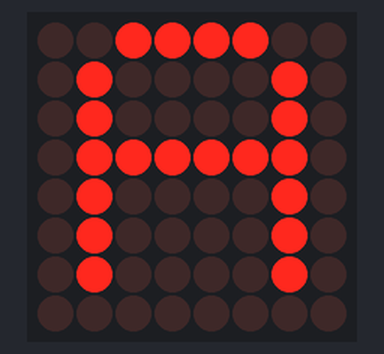
This sketch was run on a simulated Arduino Uno, built with avr-gcc and run on an emulated ATmega328P. On the bench: 8×8 LED matrix. Wiring (inferred from the names in the program): MAX7219 LED driver (orientation assumed): data pin 13; clock pin 12; CS pin 11.

Above: at 0.1 s.
At 4.1 s:
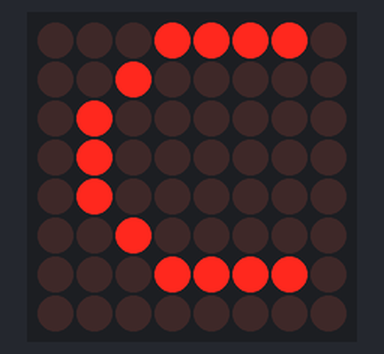
At 20.7 s:
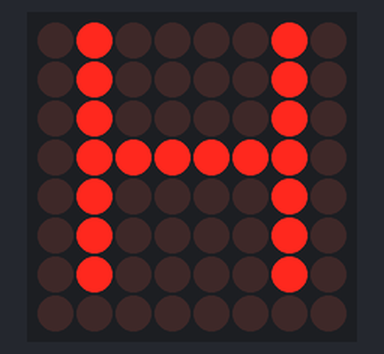
At 22.2 s:
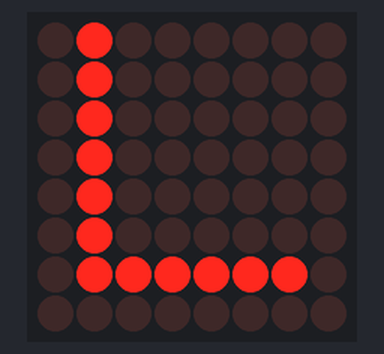
At 23.7 s:
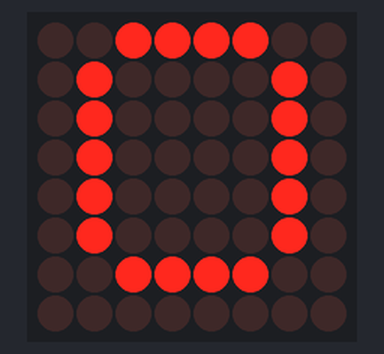
At 37.1 s:
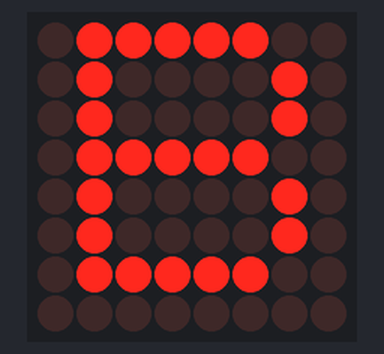

The sketch:

Example.ino
```cpp
#include "LEDMatrix8x8.h"

const int MATRIX_DIN_PIN = 13;
const int MATRIX_CLK_PIN = 12;
const int MATRIX_CS_PIN = 11;

LEDMatrix8x8::Brightness BRIGHTNESS = LEDMatrix8x8::B_MINIMAL;

LEDMatrix8x8 matrix(MATRIX_DIN_PIN, MATRIX_CLK_PIN, MATRIX_CS_PIN, BRIGHTNESS);

void setup() {
    matrix.begin();
}

void loop() {
    // Displaying individual characters, horizontally.
    matrix.displayCharacter('A', 2000, matrix.HORIZONTAL);
    matrix.displayCharacter('B', 2000, matrix.HORIZONTAL);
    matrix.displayCharacter('C', 2000, matrix.HORIZONTAL);


    // Displaying animation (RHOMBUS, horizontal orientation)
    matrix.displayAnimation(3000, matrix.RHOMBUS, matrix.HORIZONTAL);

    // Displaying animation (LOADING_BAR, vertical orientation)
    matrix.displayAnimation(3000, matrix.LOADING_BAR, matrix.VERTICAL);

    // Displaying animation (UP_ARROW, vertical orientation)
    matrix.displayAnimation(3000, matrix.UP_ARROW, matrix.VERTICAL);

    // Displaying animation (LEFT_ARROW, horizontal orientation)
    matrix.displayAnimation(3000, matrix.LEFT_ARROW, matrix.HORIZONTAL);


    // Displaying text for some amount of time, horizontally.
    matrix.displayText("HELLO ", 500, matrix.HORIZONTAL);

    // Scrolling text with 100ms interval between frames, vertically.
    matrix.scrollText("WORLD ", 100, matrix.VERTICAL);

    // Scrolling text with 100ms interval between frames, horizontally.
    matrix.scrollText("ARDUINO ", 100, matrix.HORIZONTAL);
}
```

LEDMatrix8x8.cpp
```cpp
// Author: Kostas Ragauskas, 4th course, group 2
// Description - a library, which spimplifies the process of working with MAX7219 8x8 matrix.

#include "LEDMatrix8x8.h"

#include <String.h>
#include <stdint.h>

using byte = unsigned char;


const byte LEDMatrix8x8::CHARACTERS[37][8] = {
    {
    B00111100,
    B01000010,
    B01000010,
    B01000010,
    B01000010,
    B01000010,
    B00111100,
    B00000000
    }, // '0'

    {
    B00001000,
    B00011000,
    B00101000,
    B01001000,
    B00001000,
    B00001000,
    B01111110,
    B00000000
    }, // 1

    {
    B01111100,
    B00000010,
    B00000010,
    B00111100,
    B01000000,
    B01000000,
    B00111110,
    B00000000
    }, // 2

    {
    B01111100,
    B00000010,
    B00000010,
    B01111110,
    B00000010,
    B00000010,
    B01111100,
    B00000000
    }, // 3

    {
    B00001000,
    B00011000,
    B00101000,
    B01001000,
    B01111110,
    B00001000,
    B00001000,
    B00000000
    }, //4

    {
    B01111110,
    B01000000,
    B01000000,
    B01111100,
    B00000010,
    B00000010,
    B01111100,
    B00000000
    }, //5

    {
    B00011100,
    B00100000,
    B01000000,
    B01111100,
    B01000010,
    B01000010,
    B00111100,
    B00000000
    }, //6

    {
    B01111110,
    B00000010,
    B00000100,
    B00001000,
    B00010000,
    B00100000,
    B01000000,
    B00000000
    }, //7

    {
    B00111100,
    B01000010,
    B01000010,
    B00111100,
    B01000010,
    B01000010,
    B00111100,
    B00000000
    }, //8

    {
    B00111100,
    B01000010,
    B01000010,
    B00111110,
    B00000010,
    B00000010,
    B00111100,
    B00000000
    }, //9

    {
    B00111100,
    B01000010,
    B01000010,
    B01111110,
    B01000010,
    B01000010,
    B01000010,
    B00000000
    }, //A

    {
    B01111100,
    B01000010,
    B01000010,
    B01111100,
    B01000010,
    B01000010,
    B01111100,
    B00000000
    }, //B

    {
    B00011110,
    B00100000,
    B01000000,
    B01000000,
    B01000000,
    B00100000,
    B00011110,
    B00000000
    }, //C

    {
    B01111000,
    B01000100,
    B01000010,
    B01000010,
    B01000010,
    B01000100,
    B01111000,
    B00000000
    }, //D

    {
    B01111110,
    B01000000,
    B01000000,
    B01111110,
    B01000000,
    B01000000,
    B01111110,
    B00000000
    }, // E

    {
    B01111110,
    B01000000,
    B01000000,
    B01111110,
    B01000000,
    B01000000,
    B01000000,
    B00000000
    }, // F

    {
    B00111100,
    B01000010,
    B01000000,
    B01001110,
    B01000010,
    B01000010,
    B00111100,
    B00000000
    }, // G

    {
    B01000010,
    B01000010,
    B01000010,
    B01111110,
    B01000010,
    B01000010,
    B01000010,
    B00000000
    }, // H

    {
    B01111110,
    B00011000,
    B00011000,
    B00011000,
    B00011000,
    B00011000,
    B01111110,
    B00000000
    }, // I

    {
    B01111110,
    B00000100,
    B00000100,
    B00000100,
    B00000100,
    B01000100,
    B00111000,
    B00000000
    }, // J

    {
    B01000010,
    B01000100,
    B01001000,
    B01110000,
    B01001000,
    B01000100,
    B01000010,
    B00000000
    }, // K

    {
    B01000000,
    B01000000,
    B01000000,
    B01000000,
    B01000000,
    B01000000,
    B01111110,
    B00000000
    }, // L

    {
    B01000010,
    B01100110,
    B01011010,
    B01000010,
    B01000010,
    B01000010,
    B01000010,
    B00000000
    }, // M

    {
    B01000010,
    B01000010,
    B01100010,
    B01010010,
    B01001010,
    B01000110,
    B01000010,
    B00000000
    }, // N

    {
    B00111100,
    B01000010,
    B01000010,
    B01000010,
    B01000010,
    B01000010,
    B00111100,
    B00000000
    }, // O

    {
    B01111100,
    B01000010,
    B01000010,
    B01111100,
    B01000000,
    B01000000,
    B01000000,
    B00000000
    }, // P

    {
    B00111100,
    B01000010,
    B01000010,
    B01000010,
    B01000010,
    B01000010,
    B00111100,
    B00000010
    }, // Q

    {
    B01111100,
    B01000010,
    B01000010,
    B01111100,
    B01001000,
    B01000100,
    B01000010,
    B00000000
    }, // R

    {
    B00111100,
    B01000000,
    B01000000,
    B00111100,
    B00000010,
    B00000010,
    B01111100,
    B00000000
    }, // S

    {
    B01111110,
    B00011000,
    B00011000,
    B00011000,
    B00011000,
    B00011000,
    B00011000,
    B00000000
    }, // T

    {
    B01000010,
    B01000010,
    B01000010,
    B01000010,
    B01000010,
    B01000010,
    B00111100,
    B00000000
    }, // U

    {
    B01000010,
    B01000010,
    B01000010,
    B01000010,
    B01000010,
    B00100100,
    B00011000,
    B00000000
    }, // V

    {
    B01000010,
    B01000010,
    B01000010,
    B01000010,
    B01011010,
    B01100110,
    B01000010,
    B00000000
    }, // W

    {
    B01000010,
    B01000010,
    B00100100,
    B00011000,
    B00100100,
    B01000010,
    B01000010,
    B00000000
    }, // X

    {
    B01000010,
    B01000010,
    B01000010,
    B00100100,
    B00011000,
    B00011000,
    B00011000,
    B00000000
    }, // Y

    {
    B01111110,
    B00000010,
    B00000100,
    B00001000,
    B00010000,
    B00100000,
    B01111110,
    B00000000
    },  // Z

    {
    B00000000,
    B00000000,
    B00000000,
    B00000000,
    B00000000,
    B00000000,
    B00000000,
    B00000000
    }, // Empty space
};


const byte LEDMatrix8x8::ANIMATIONS[8][8] = {
    {
    B00011000,
    B00111100,
    B01100110,
    B11000011,
    B11000011,
    B01100110,
    B00111100,
    B00011000
    }, // Rhombus

    {
    B00000000,
    B00011000,
    B00111100,
    B01111110,
    B00011000,
    B00011000,
    B00011000,
    B00000000
    }, // Up_Arrow

    {
    B00000000,
    B00011000,
    B00011000,
    B00011000,
    B01111110,
    B00111100,
    B00011000,
    B00000000,
    }, // Down_Arrow

    {
    B00000000,
    B00010000,
    B00110000,
    B01111110,
    B01111110,
    B00110000,
    B00010000,
    B00000000
    }, // Left_Arrow

    {
    B00000000,
    B00001000,
    B00001100,
    B01111110,
    B01111110,
    B00001100,
    B00001000,
    B00000000
    }, // Right_Arrow

    {
    B11110000,
    B11111000,
    B11111100,
    B11111110,
    B11111110,
    B11111100,
    B11111000,
    B11110000
    }, // Loading_Bar

    {
    B00011000,
    B00011000,
    B00011000,
    B11111111,
    B11111111,
    B00011000,
    B00011000,
    B00011000
    }, // Heartbeat

    {
    B00000000,
    B01111110,
    B01000010,
    B01000010,
    B01000010,
    B01000010,
    B01111110,
    B00000000
    } // Square
};


// Constructor
LEDMatrix8x8::LEDMatrix8x8(int dataPin, int clockPin, int latchPin, LEDMatrix8x8::Brightness brightness) {
    this->dataPin = dataPin;
    this->clockPin = clockPin;
    this->latchPin = latchPin;
    this->brightness = brightness;
}


// Purpose: Initializes the 8x8 matrix.
void LEDMatrix8x8::begin() {
    pinMode(dataPin, OUTPUT);
    pinMode(clockPin, OUTPUT);
    pinMode(latchPin, OUTPUT);

    // Initialize MAX7219
    sendCommand(0x09, 0x00);                // Decode Mode: No decoding
    sendCommand(0x0A, this->brightness);    // Intensity: Set to maximum brightness (0x00 to 0x0F)
    sendCommand(0x0B, 0x07);                // Scan Limit: Display digits 0 to 7
    sendCommand(0x0C, 0x01);                // Shutdown: Normal operation (0x01 for normal, 0x00 for shutdown)
    sendCommand(0x0F, 0x00);                // Display Test: Disable display test pattern

    clear();
}


// Purpose: Changes the state of a single pixel on the board (specified by x, y and state)
void LEDMatrix8x8::setPixel(int x, int y, LEDMatrix8x8::State state) {
    bitWrite(displayBuffer[y], x, state);
}


// Purpose: Clears the display matrix
void LEDMatrix8x8::clear() {
    for (int i = 0; i < 8; ++i)
        displayBuffer[i] = 0;
}


// Purpose: Displays provided text on a screen, letter by letter, at provided delay and animation mode
void LEDMatrix8x8::displayText(String text, int delay, LEDMatrix8x8::AnimationMode animationMode) {
    int len = text.length();

    for (int i = 0; i < len; ++i) {
        char ch = text.charAt(i);

        displayCharacter(ch, delay, animationMode);
        displayCharacter(' ', 250, animationMode);
    }
}


// Purpose: Displays an ascii character on the screen for the provided duration and animation mode
void LEDMatrix8x8::displayCharacter(char ch, int duration, LEDMatrix8x8::AnimationMode animationMode) {
    memcpy(displayBuffer, getCharacterPattern(ch), sizeof(displayBuffer));

    if (animationMode == LEDMatrix8x8::VERTICAL)
        LEDMatrix8x8::transposeByteArray(displayBuffer, 8);

    displayPattern(displayBuffer, duration);
}


// Purpose: Displays an animation on the screen, for the wanted duration and animation mode
void LEDMatrix8x8::displayAnimation(int duration, LEDMatrix8x8::AnimationType animationType, LEDMatrix8x8::AnimationMode animationMode) {
    int currentDuration = 0;
    byte animation[8];

    memcpy(animation, ANIMATIONS[animationType], sizeof(animation));

    if (animationMode == LEDMatrix8x8::HORIZONTAL) {
      for (int i = 0; i < 8; ++i)
        LEDMatrix8x8:mirrorBits(animation[i]);

      LEDMatrix8x8::transposeByteArray(animation, 8);
    }

    while (currentDuration < duration) {
        for (int shiftAmount = 0; shiftAmount <= 8; ++shiftAmount) {
            shiftPattern(animation, shiftAmount, animationMode);

            delay(100);
            currentDuration += 100;
        }
    }
}


// Purpose: Displays the provided text as a scrolling animation with the specified delay and animation mode
void LEDMatrix8x8::scrollText(String text, int delayDuration, LEDMatrix8x8::AnimationMode animationMode) {
    int len = text.length();

    const int patternSize = 8;
    const int totalPatterns = len * patternSize;

    byte combinedPattern[totalPatterns];

    // Concatenate character patterns
    for (int i = 0; i < len; ++i) {
        char currentChar = text[i];
        byte charPattern[8];

        memcpy(charPattern, LEDMatrix8x8::getCharacterPattern(currentChar), sizeof(charPattern));

        if (animationMode == LEDMatrix8x8::VERTICAL) {
          for (int i = 0; i < 8; ++i)
            LEDMatrix8x8:mirrorBits(charPattern[i]);

          LEDMatrix8x8::transposeByteArray(charPattern, 8);
        }

        for (int j = 0; j < patternSize; ++j)
            combinedPattern[i * patternSize + j] = charPattern[j];
    }

    // Scroll the combined pattern
    for (int i = 0; i < totalPatterns - 7; ++i) {
        byte columnPattern[8];

        if (animationMode == LEDMatrix8x8::VERTICAL) {
            for (int j = 0; j < 8; ++j)
              columnPattern[j] = combinedPattern[i + 7 - j];
        }
        else {
            for (int j = 0; j < 8; ++j)
                columnPattern[j] = combinedPattern[i + j];
        }

        LEDMatrix8x8::displayPattern(columnPattern, delayDuration);
    }
}


// Private (internal methods)


// Purpose: Gets an appropriate pattern for a provided ASCII character
uint8_t* LEDMatrix8x8::getCharacterPattern(char ch) {
    int charIndex = 36;

    if (ch >= '0' && ch <= '9')
        charIndex = ch - '0';
    else if (ch >= 'A' && ch <= 'Z')
        charIndex = ch - 'A' + 10;
    else if (ch >= 'a' && ch <= 'z')
        charIndex = ch - 'a' + 10;

    return LEDMatrix8x8::CHARACTERS[charIndex];
}


// Purpose: Sends a command to the 8x8 matrix
void LEDMatrix8x8::sendCommand(byte address, byte data) {
    digitalWrite(latchPin, LOW);

    shiftOut(dataPin, clockPin, MSBFIRST, address);
    shiftOut(dataPin, clockPin, MSBFIRST, data);

    digitalWrite(latchPin, HIGH);
}


// Purpose: Shifts a certain pattern by the specified number of places
void LEDMatrix8x8::shiftPattern(byte pattern[8], int shiftAmount, LEDMatrix8x8::AnimationMode animationMode) {
    byte shiftedPattern[8];

    for (int i = 0; i < 8; ++i) {
        int shiftIndex = animationMode == HORIZONTAL ? (i + shiftAmount) % 8 : (i - shiftAmount + 8) % 8;
        shiftedPattern[i] = pattern[shiftIndex];
    }

    for (int i = 0; i < 8; ++i)
        sendCommand(i + 1, shiftedPattern[i]);
}


// Purpose: Displays a certain pattern for a specified duration (milliseconds)
void LEDMatrix8x8::displayPattern(byte pattern[8], int duration) {
    unsigned long startTime = millis();

    while (millis() - startTime < duration) {
        for (int row = 0; row < 8; ++row)
            sendCommand(row + 1, pattern[row]);
    }
}

// Purpose: Mirrors the byte array
void LEDMatrix8x8::mirrorBits(byte &b) {
    b = ((b & 0x01) << 7) |    // Bit 0 goes to Bit 7
        ((b & 0x02) << 5) |    // Bit 1 goes to Bit 6
        ((b & 0x04) << 3) |    // Bit 2 goes to Bit 5
        ((b & 0x08) << 1) |    // Bit 3 goes to Bit 4
        ((b & 0x10) >> 1) |    // Bit 4 goes to Bit 3
        ((b & 0x20) >> 3) |    // Bit 5 goes to Bit 2
        ((b & 0x40) >> 5) |    // Bit 6 goes to Bit 1
        ((b & 0x80) >> 7);     // Bit 7 goes to Bit 0
}

// Purpose: Transposes the byte array
void LEDMatrix8x8::transposeByteArray(byte arr[], int size) {
    byte rotatedArr[size];

    for (int i = 0; i < size; ++i) {
        rotatedArr[i] = 0;

        for (int j = 0; j < 8; ++j)
            rotatedArr[i] |= ((arr[j] >> i) & 0x01) << (7 - j);
    }

    for (int i = 0; i < size; ++i)
        arr[i] = rotatedArr[i];
}
```

LEDMatrix8x8.h
```cpp
// Author: Kostas Ragauskas, 4th course, group 2
// Description - a library, which spimplifies the process of working with MAX7219 8x8 matrix.

#ifndef LEDMATRIX8x8_H
#define LEDMATRIX8x8_H

#include <Arduino.h>

#include <String.h>
#include <stdint.h>

using byte = unsigned char;

class LEDMatrix8x8 {
public:
    enum AnimationType {
      RHOMBUS = 0,
      UP_ARROW = 1,
      DOWN_ARROW = 2,
      LEFT_ARROW = 3,
      RIGHT_ARROW = 4,
      LOADING_BAR = 5,
      HEARTBEAT = 6,
      SQUARE = 7
    };

    enum AnimationMode {
      VERTICAL,
      HORIZONTAL
    };

    enum Brightness {
      B_MAX = 0x0F,
      B_HIGH = 0x0B,
      B_MEDIUM = 0x07,
      B_LOW = 0x03,
      B_MINIMAL = 0x00
    };

    enum State {
      ON = true,
      OFF = false
    };

    LEDMatrix8x8(int dataPin, int clockPin, int latchPin, LEDMatrix8x8::Brightness brightness);

    static const byte ANIMATIONS[8][8];
    static const byte CHARACTERS[37][8];

    void begin();
    void setPixel(int x, int y, LEDMatrix8x8::State state);
    void displayCharacter(char ch, int duration, AnimationMode animationMode);
    void displayText(String str, int duration, AnimationMode animationMode);
    void displayAnimation(int duration, LEDMatrix8x8::AnimationType animationType, LEDMatrix8x8::AnimationMode animationMode);
    void scrollText(String text, int delayDuration, LEDMatrix8x8::AnimationMode animationMode);
    void clear();

private:
    int dataPin;
    int clockPin;
    int latchPin;
    LEDMatrix8x8::Brightness brightness;

    byte displayBuffer[8];

    uint8_t* getCharacterPattern(char ch);

    void sendCommand(byte address, byte data);
    void shiftPattern(byte pattern[8], int shiftAmount, LEDMatrix8x8::AnimationMode animationMode);
    void displayPattern(byte pattern[8], int duration);
    void transposeByteArray(byte arr[], int size);
    void mirrorBits(byte &b);
};

#endif
```

Measured:
- what the display in image 1 shows lasts 2.0 s, from 4.0 s to 6.0 s
- what the display in image 2 shows lasts 0.5 s, from 20.7 s to 21.2 s
